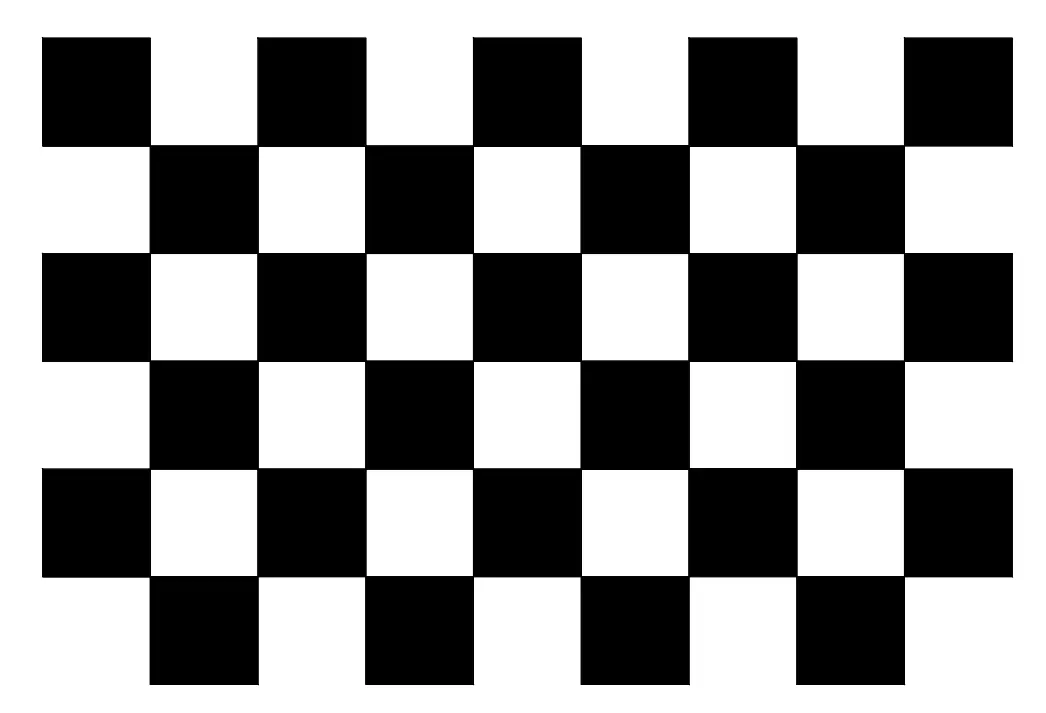
#> input picture 双目标定/chessboard.png, 1046 x 713 px, given in place of the camera
$ python '畸变矫正.py'
#> lines starting #> are read from the running program, lines starting #| are printed output that depends on the picture
import cv2
import numpy as np

# 打开摄像头
cap = cv2.VideoCapture(0, cv2.CAP_DSHOW)
cap.set(cv2.CAP_PROP_FRAME_WIDTH, 1280)
cap.set(cv2.CAP_PROP_FRAME_HEIGHT, 360)

# 相机内参矩阵与畸变系数
mat_inter_left = np.array([[528.38109373, 0., 236.83141157],
                           [0., 528.18779028, 245.05737806],
                           [0., 0., 1.]])
coff_dis_left = np.array([[-5.71546664e-02, 2.37964897e-01, 6.36537316e-04, 1.55096858e-04, -2.83687647e-01]])

mat_inter_right = np.array([[522.31245578, 0., 352.6552961],
                            [0., 522.66849156, 264.62299847],
                            [0., 0., 1.]])
coff_dis_right = np.array([[-8.52047297e-02, 4.04945322e-01, 1.87443906e-03, 1.09121555e-06, -5.75595393e-01]])

# 相机的基线（单位为米）
baseline = 0.1  # 例如 10cm，设置为实际的基线距离

# 焦距
f_x = mat_inter_left[0, 0]  # 取左相机内参矩阵中的焦距
f_y = mat_inter_left[1, 1]  # 取左相机内参矩阵中的焦距

# 初始化立体匹配
stereo = cv2.StereoSGBM_create(
    minDisparity=0,
    numDisparities=64,  # 必须是16的倍数
    blockSize=5,
    P1=8 * 3 * 5**2,
    P2=32 * 3 * 5**2,
    disp12MaxDiff=1,
    uniquenessRatio=10,
    speckleWindowSize=100,
    speckleRange=32,
    mode=cv2.STEREO_SGBM_MODE_SGBM_3WAY
)

while True:
    ret, frame = cap.read()
#> frame is the input picture: shape (713, 1046, 3); mean B, G, R 145, 145, 145
    if not ret:
        print("警告：无法读取帧！")
        continue

    # 分割左右视图
    height, width = frame.shape[:2]
#> height = 713; width = 1046
    half_width = width // 2
#> half_width = 523
    left_img = frame[:, :half_width]
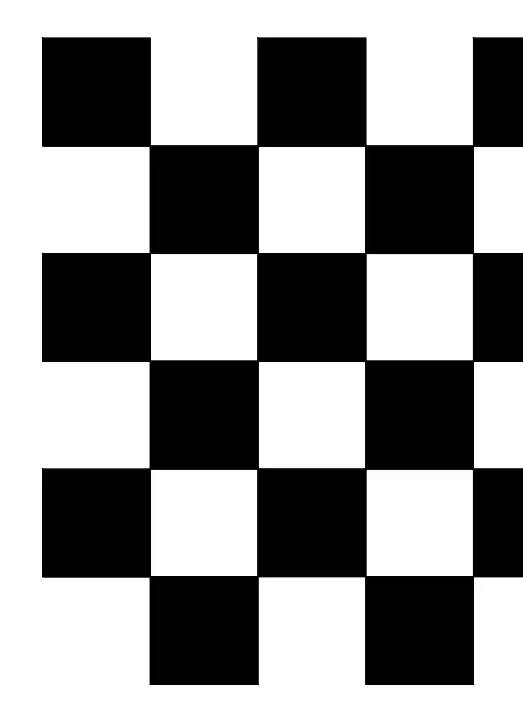
#> left_img: shape (713, 523, 3); mean B, G, R 146, 146, 146
    right_img = frame[:, half_width:]
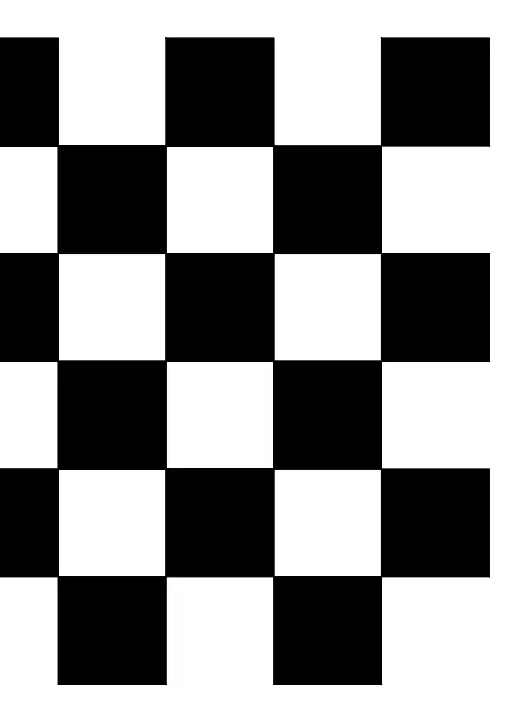
#> right_img: shape (713, 523, 3); mean B, G, R 143.9, 143.9, 143.9

    # 去畸变
    left_undistorted = cv2.undistort(left_img, mat_inter_left, coff_dis_left)
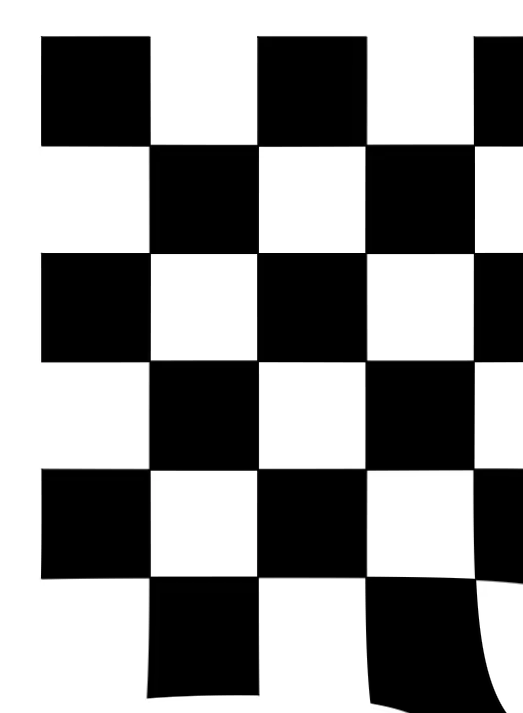
#> left_undistorted: shape (713, 523, 3); mean B, G, R 141.9, 141.9, 141.9
    right_undistorted = cv2.undistort(right_img, mat_inter_right, coff_dis_right)
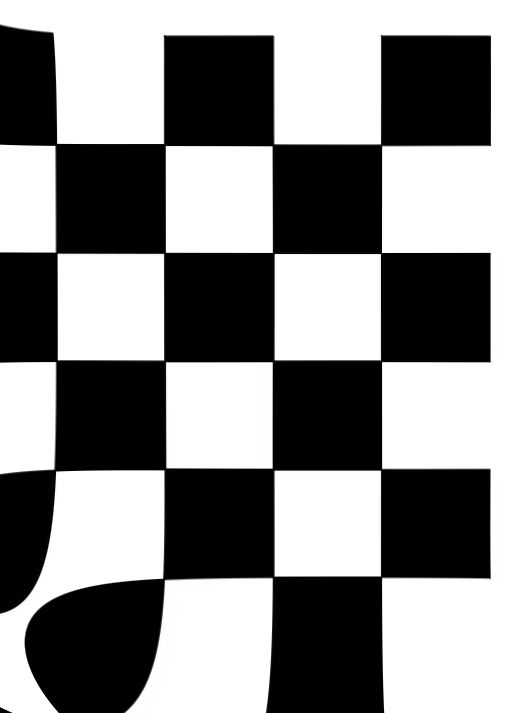
#> right_undistorted: shape (713, 523, 3); mean B, G, R 138.9, 138.8, 138.9

    # 转为灰度图
    gray_left = cv2.cvtColor(left_undistorted, cv2.COLOR_BGR2GRAY)
    gray_right = cv2.cvtColor(right_undistorted, cv2.COLOR_BGR2GRAY)

    # 计算视差图
    disparity = stereo.compute(gray_left, gray_right).astype(np.float32)
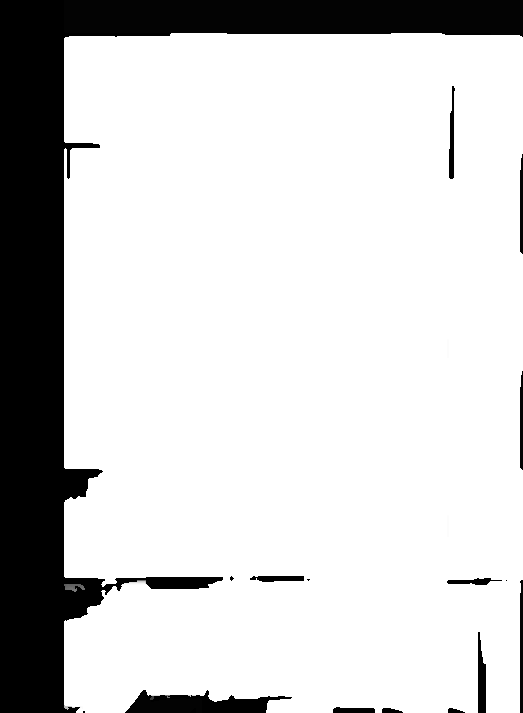
#> disparity: shape (713, 523) float32; min -16, max 1008, mean 817; drawn with min black and max white

    # 视差图的空洞填充（中值滤波 + 双边滤波）
    disparity = cv2.medianBlur(disparity, 5)  # 中值滤波
    disparity = cv2.bilateralFilter(disparity, 9, 75, 75)  # 双边滤波

    # 处理视差图中的零值，避免除以零
    disparity[disparity == 0] = 0.1  # 可以选择一个小的非零值来避免除以零
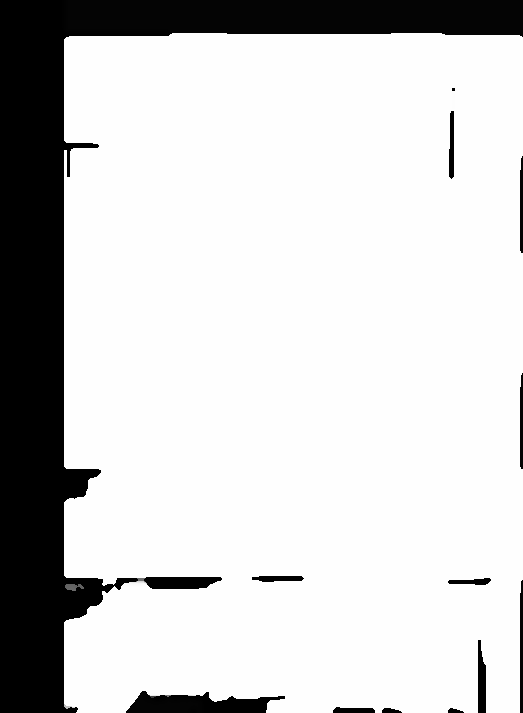
#> disparity: shape (713, 523) float32; min -16, max 1008, mean 817.4; drawn with min black and max white

    # 转为深度图
    # 深度计算公式：depth = (f * B) / disparity
    # 深度值计算
    depth = (f_x * baseline) / disparity
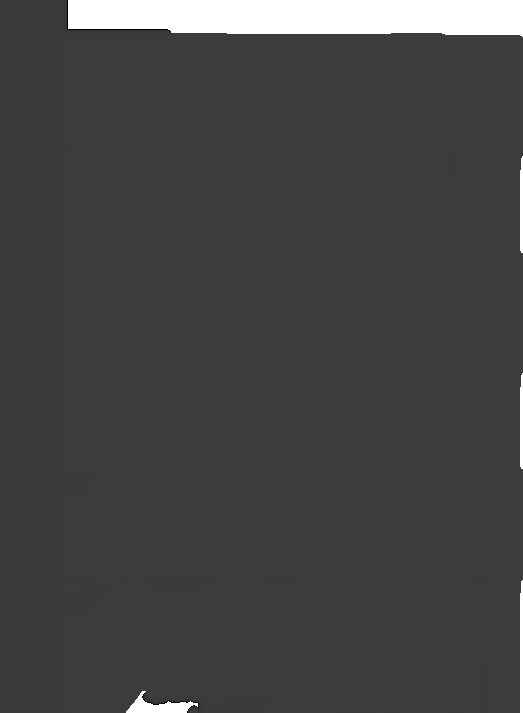
#> depth: shape (713, 523) float32; min -165.6, max 528.4, mean 22.9; drawn with min black and max white

    # 归一化深度图用于显示
    depth_vis = cv2.normalize(depth, None, 0, 255, cv2.NORM_MINMAX).astype(np.uint8)

    # 显示结果
    cv2.imshow("Left Undistorted", left_undistorted)
    cv2.imshow("Right Undistorted", right_undistorted)
    cv2.imshow("Depth", depth_vis)

    # 按下 'q' 键退出
    if cv2.waitKey(1) & 0xFF == ord('q'):
#> (key q is pressed here)
        break

cap.release()
cv2.destroyAllWindows()
